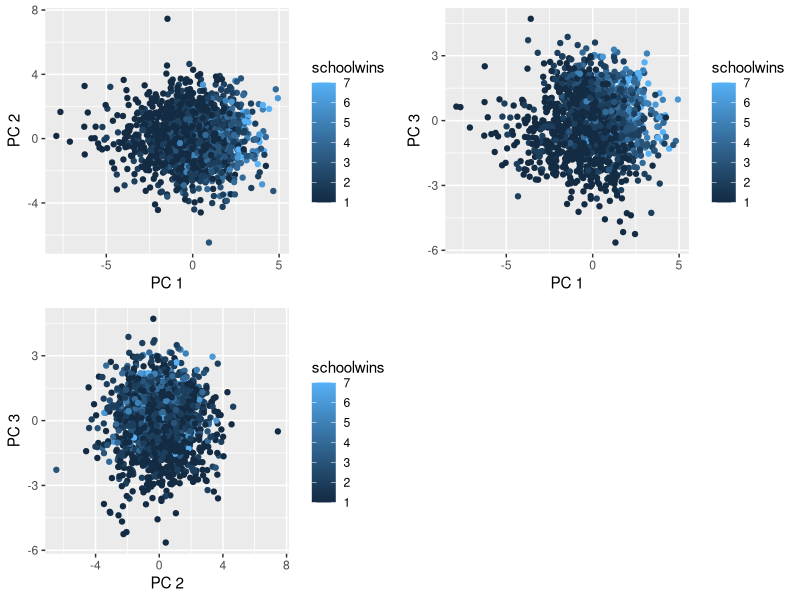
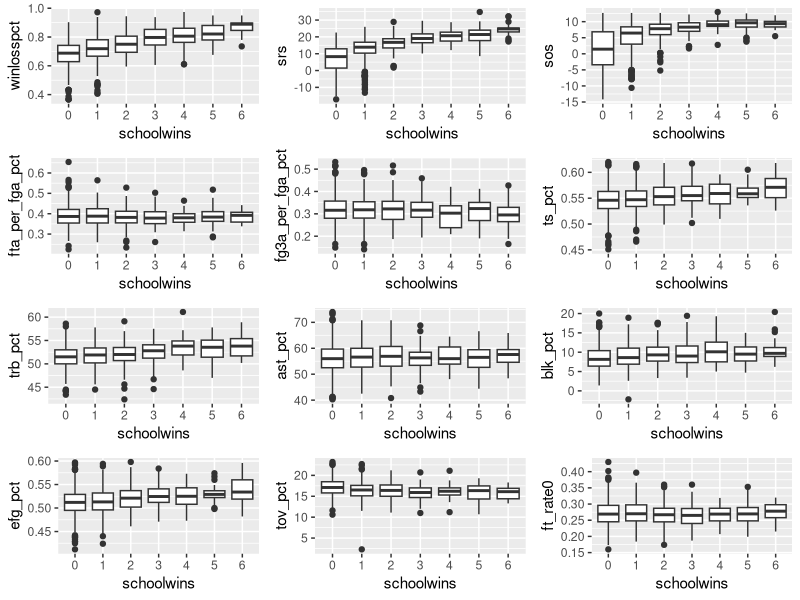
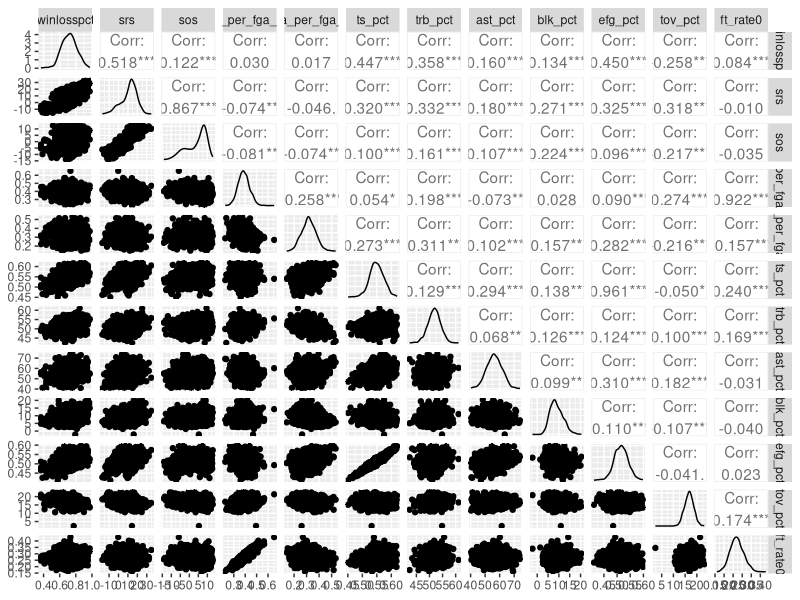
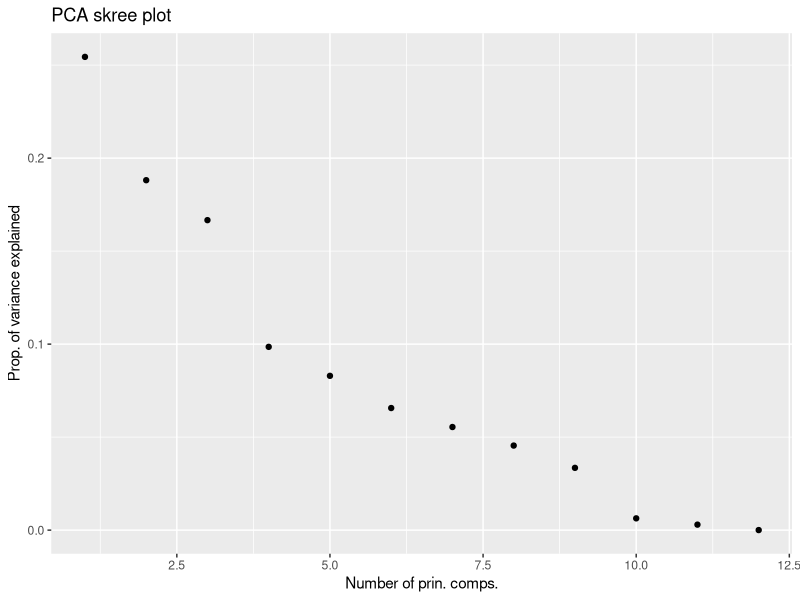

Write R code to recreate these figures, in order.
library(dplyr)
library(tidyr)
library(readr)
library(ggplot2)
library(GGally)
library(gridExtra)

dat = read_csv("503projectdata.csv", col_names = TRUE)
dat = dat[-c(16, 476),]
dat$schoolwins = as.factor(dat$schoolwins)
data_mat = as.matrix(dat[,c(8:10, 21:25, 27:29, 31)])

# Remove rows with missing turnover percentage
pc = princomp(scale(data_mat))
summary(pc)

pcs_1and2 = data.frame(cbind(pc$scores[,1:2], schoolwins = dat$schoolwins)) %>%
  ggplot(aes(x = Comp.1, y = Comp.2)) + 
  geom_point(aes(color = schoolwins)) +
  xlab("PC 1") +
  ylab("PC 2")

pcs_1and3 = data.frame(cbind(pc$scores[,1:3], schoolwins = dat$schoolwins)) %>%
  ggplot(aes(x = Comp.1, y = Comp.3)) + 
  geom_point(aes(color = schoolwins)) +
  xlab("PC 1") +
  ylab("PC 3")

pcs_2and3 = data.frame(cbind(pc$scores[,2:3], schoolwins = dat$schoolwins)) %>%
  ggplot(aes(x = Comp.2, y = Comp.3)) + 
  geom_point(aes(color = schoolwins)) +
  xlab("PC 2") +
  ylab("PC 3")

grid.arrange(pcs_1and2, pcs_1and3, pcs_2and3, nrow = 2)

quant_vars = c("winlosspct", "srs", "sos", "fta_per_fga_pct", "fg3a_per_fga_pct",
                "ts_pct", "trb_pct", "ast_pct", "blk_pct", "efg_pct", "tov_pct",
                "ft_rate0")
possible_plots<- expand.grid(0:6, quant_vars)

create_boxplot = function(predictor){
  result = dat %>% 
    ggplot(aes_string(x = "schoolwins", y = predictor)) +
    geom_boxplot()
  return(result)
}

boxplot_list = lapply(quant_vars, create_boxplot)
do.call("grid.arrange", boxplot_list)
ggpairs(data.frame(data_mat))

data.frame(n = 1:12, var = pc$sdev^2/sum(pc$sdev^2)) %>%
  ggplot(aes(x = n, y = var)) +
  geom_point() +
  ylab("Prop. of variance explained") +
  xlab("Number of prin. comps.") +
  ggtitle("PCA skree plot")
